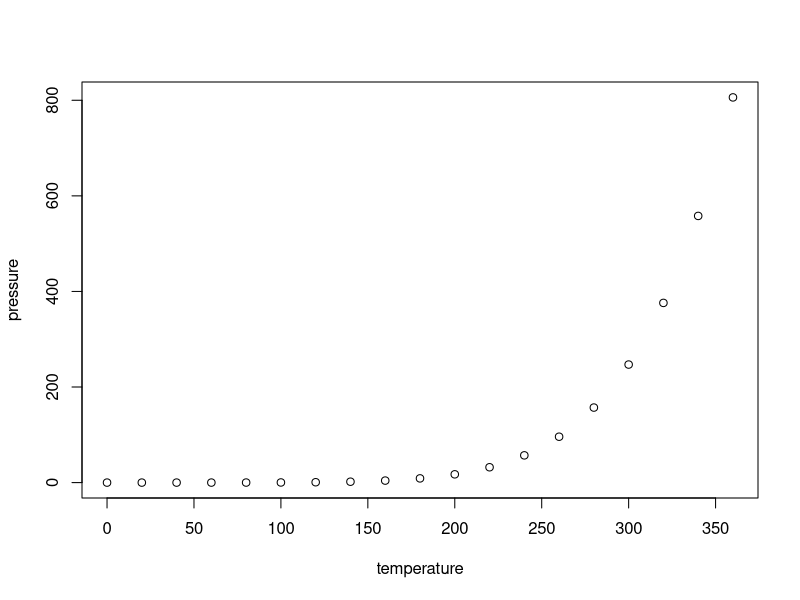
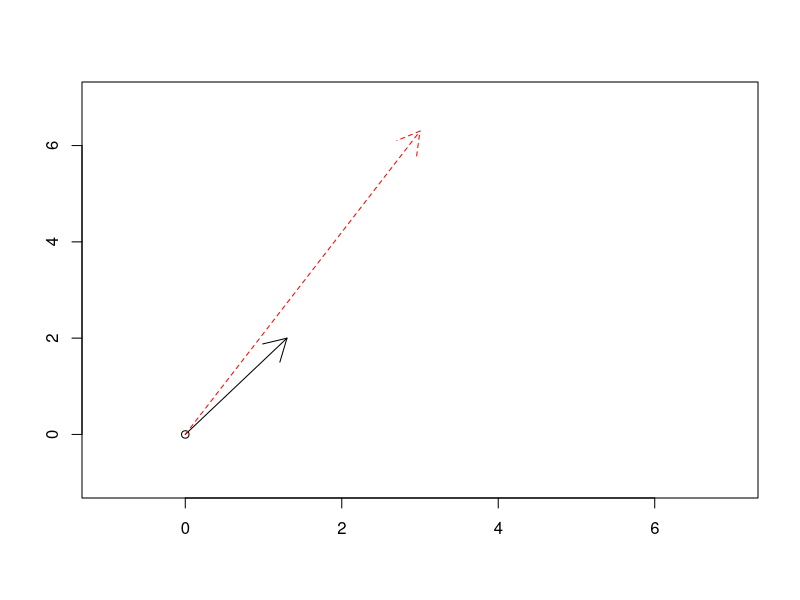
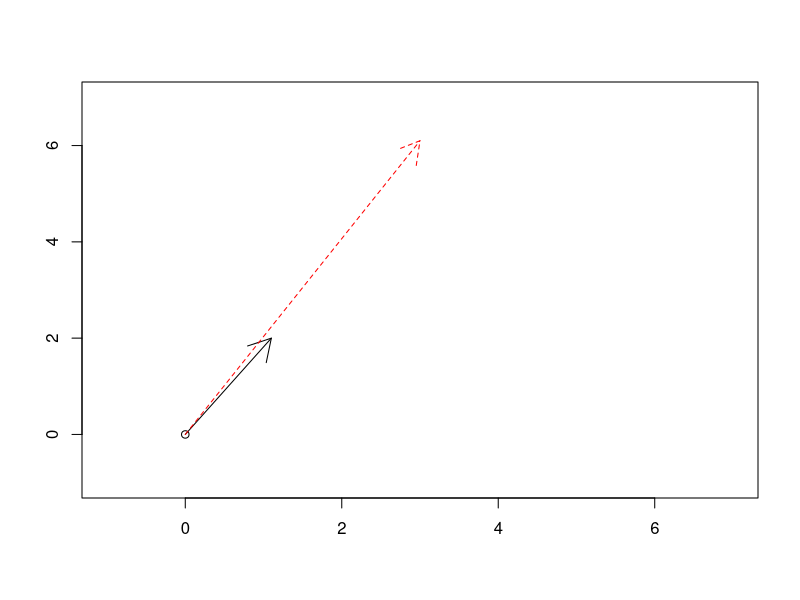
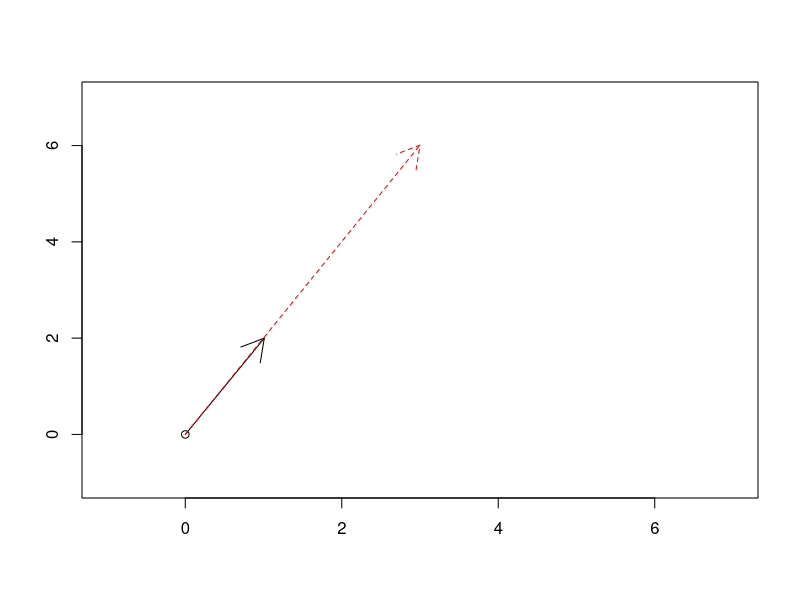
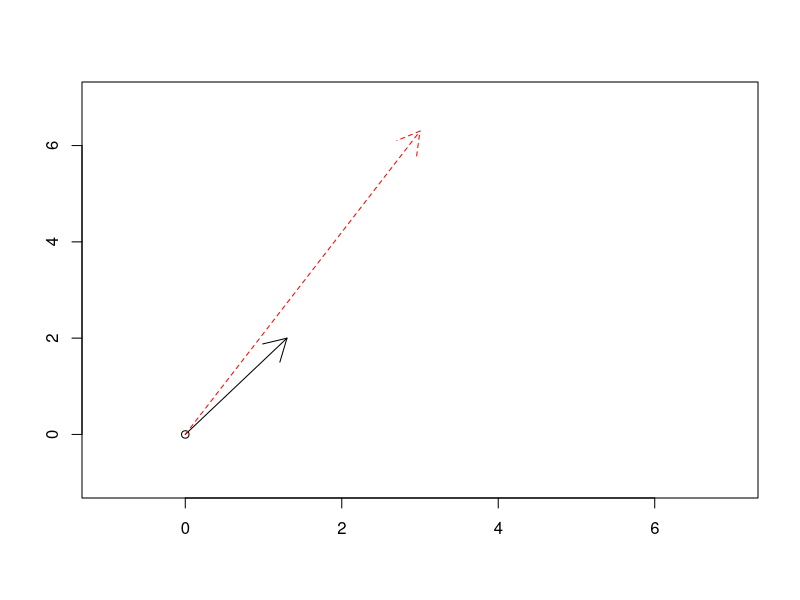
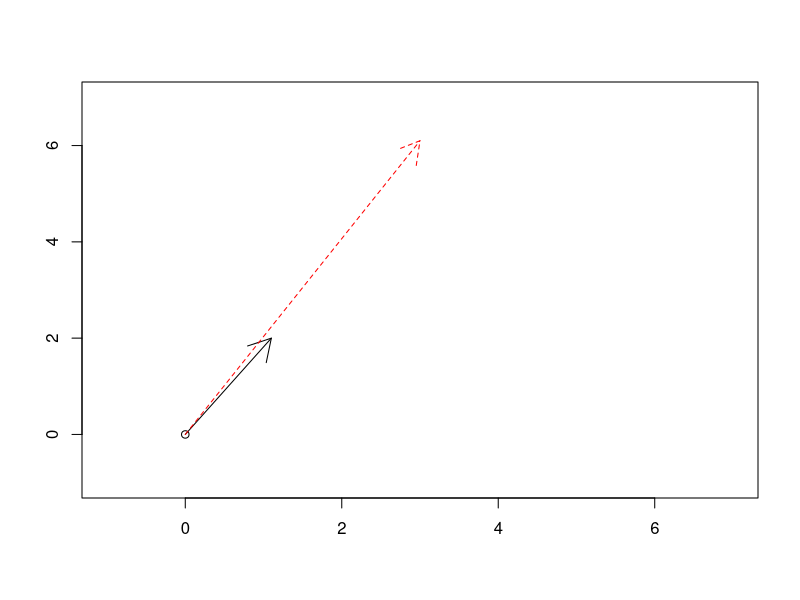
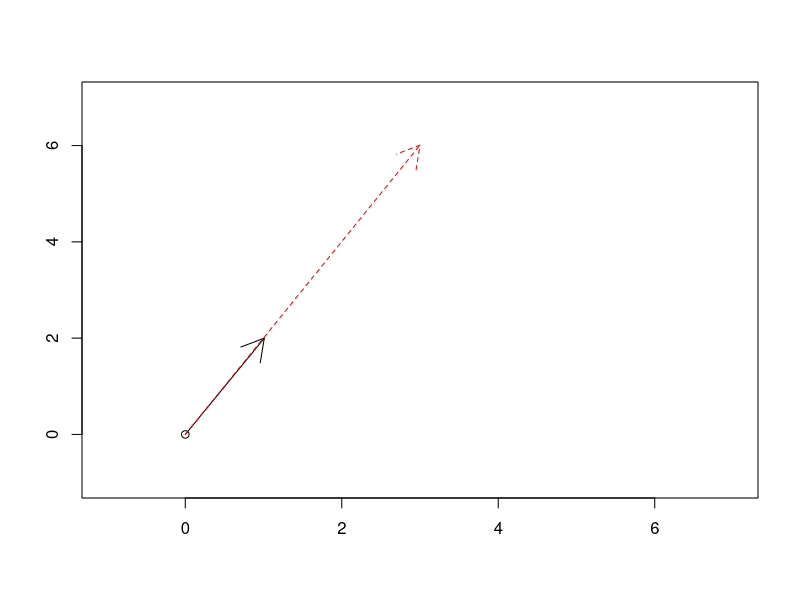

R code for these plots, in order:
## ---- chunk 1
knitr::opts_chunk$set(echo = TRUE)
setwd("/home/jukop/Opetus/Biolääketiede/labs/seqda2_material/")
## ---- chunk 2
summary(cars)
## ---- chunk 3
plot(pressure)
## ---- chunk 4
Xsingular <- matrix(c(1:2,3*(1:2)),ncol=2,nrow=2)
ZZ <- Xsingular + 0.3*diag(2)
plot(0,0, xlim=c(-1,7),ylim=c(-1,7),xlab="",ylab="")
arrows(0,0,ZZ[1,1],ZZ[2,1])
arrows(0,0,ZZ[1,2],ZZ[2,2],col="red",lty=2)

ZZ2 <- Xsingular + 0.1*diag(2)
plot(0,0, xlim=c(-1,7),ylim=c(-1,7),xlab="",ylab="")
arrows(0,0,ZZ2[1,1],ZZ2[2,1])
arrows(0,0,ZZ2[1,2],ZZ2[2,2],col="red",lty=2)

ZZ3 <- Xsingular + 0.01*diag(2)
plot(0,0, xlim=c(-1,7),ylim=c(-1,7),xlab="",ylab="")
arrows(0,0,ZZ3[1,1],ZZ3[2,1])
arrows(0,0,ZZ3[1,2],ZZ3[2,2],col="red",lty=2)
## ---- chunk 5
downdat <- data.frame(Age = c(rep(c("<35","<35",">=35",">=35"),c(344, 84, 80, 201)),
                            rep(c("<35","<35",">=35",">=35"),c(59, 18, 56, 158))),
                      Smoke = c(rep(c(1,1,1,1),c(344, 84, 80, 201)),
                            rep(c(2,2,2,2),c(59, 18, 56, 158))),
                      Y = c(rep(c(0,1,0,1),c(344, 84, 80, 201)),
                            rep(c(0,1,0,1),c(59, 18, 56, 158)))
            )
#downdat_small <- downdat[c(1:2,345:346,429:430,509:510,710:711,769:770,787:788,843:844),]
#downdat_small <- downdat[c(1,345,429,509,710,769,787,843),]
downdat_small <- unique(downdat)
## ---- chunk 6
knitr::kable(downdat_small)
## ---- chunk 7
model.matrix(~ Smoke, data=downdat_small)
## ---- chunk 8
# a) one predictor: Smoke
model.matrix(~ Smoke, data=downdat_small)
model.matrix(~ factor(Smoke), data=downdat_small)

# b) one predictor: Age
model.matrix(~ Age, data=downdat_small)
model.matrix(~ factor(Age), data=downdat_small)

# c) one predictor: three groups
ageclass <- factor(c(1,1,2,2,3,3))
model.matrix(~ ageclass)
ageclass_new <- relevel(ageclass,2)
model.matrix(~ ageclass_new)


# d) main effects: Smoke and Age as categorical variables
model.matrix(~ factor(Smoke) + Age, data=downdat_small)

# e) interaction: add a term Smoke:Age in the formula
model.matrix(~ factor(Smoke) + Age + Smoke:Age, data=downdat_small)
model.matrix(~ factor(Smoke)*Age, data=downdat_small)
## ---- chunk 9
attach(downdat)

table(Smoke,Y)
table(Smoke,Y,Age)

m1 <- lm(Y ~ Smoke,data=downdat)
summary(m1)

m2 <- lm(Y ~ Smoke + Age + Smoke:Age, data=downdat)
summary(m2)
# no interaction, leave Smoke:Age out
m3 <- lm(Y ~ Smoke + Age, data=downdat)
summary(m3)
# smoking does not affect the down syndrome risk, leave smoking out
m4 <- lm(Y ~ Age, data=downdat)
summary(m4)
## ---- chunk 10
# a)
beta <- c(52, 0.55)
X <- matrix(1:4,ncol=2,nrow=2)
beta
X
# b)
X %*% beta # $\beta X$
# c)
t(beta) %*% t(X) # $\beta^T X^T$
# d) 
Xsingular <- matrix(c(1:2,3*(1:2)),ncol=2,nrow=2)
crossprod(1:5,6:10)
crossprod(X,Xsingular)

t(1:5) %*% c(6:10)
t(X) %*% Xsingular
## ---- chunk 11
#solve(X)
solve(Xsingular + 0.1*diag(2))
solve(Xsingular + 0.01*diag(2))
solve(Xsingular + 0.001*diag(2))
## ---- chunk 12
ZZ <- Xsingular + 0.3*diag(2)
plot(0,0, xlim=c(-1,7),ylim=c(-1,7),xlab="",ylab="")
arrows(0,0,ZZ[1,1],ZZ[2,1])
arrows(0,0,ZZ[1,2],ZZ[2,2],col="red",lty=2)

ZZ2 <- Xsingular + 0.1*diag(2)
plot(0,0, xlim=c(-1,7),ylim=c(-1,7),xlab="",ylab="")
arrows(0,0,ZZ2[1,1],ZZ2[2,1])
arrows(0,0,ZZ2[1,2],ZZ2[2,2],col="red",lty=2)

ZZ3 <- Xsingular + 0.01*diag(2)
plot(0,0, xlim=c(-1,7),ylim=c(-1,7),xlab="",ylab="")
arrows(0,0,ZZ3[1,1],ZZ3[2,1])
arrows(0,0,ZZ3[1,2],ZZ3[2,2],col="red",lty=2)
## ---- chunk 13
# a) one predictor: Smoke
model.matrix(~ Smoke, data=downdat_small)
model.matrix(~ factor(Smoke), data=downdat_small)

# b) one predictor: Age
model.matrix(~ Age, data=downdat_small)
model.matrix(~ factor(Age), data=downdat_small)

# c) one predictor: three groups
# c) one predictor: three groups
ageclass <- factor(c(1,1,2,2,3,3))
model.matrix(~ ageclass)
ageclass_new <- relevel(ageclass,2)
model.matrix(~ ageclass_new)


# d) main effects: Smoke and Age as categorical variables
model.matrix(~ factor(Smoke) + Age, data=downdat_small)

# e) interaction: add a term Smoke:Age in the formula
model.matrix(~ factor(Smoke) + Age + Smoke:Age, data=downdat_small)
model.matrix(~ factor(Smoke)*Age, data=downdat_small)
## ---- chunk 14
attach(downdat)

table(Smoke,Y)
table(Smoke,Y,Age)

m1 <- lm(Y ~ Smoke,data=downdat)
summary(m1)

m2 <- lm(Y ~ Smoke + Age + Smoke:Age, data=downdat)
summary(m2)
# no interaction, leave Smoke:Age out
m3 <- lm(Y ~ Smoke + Age, data=downdat)
summary(m3)
# smoking does not affect the down syndrome risk, leave smoking out
m4 <- lm(Y ~ Age, data=downdat)
summary(m4)
